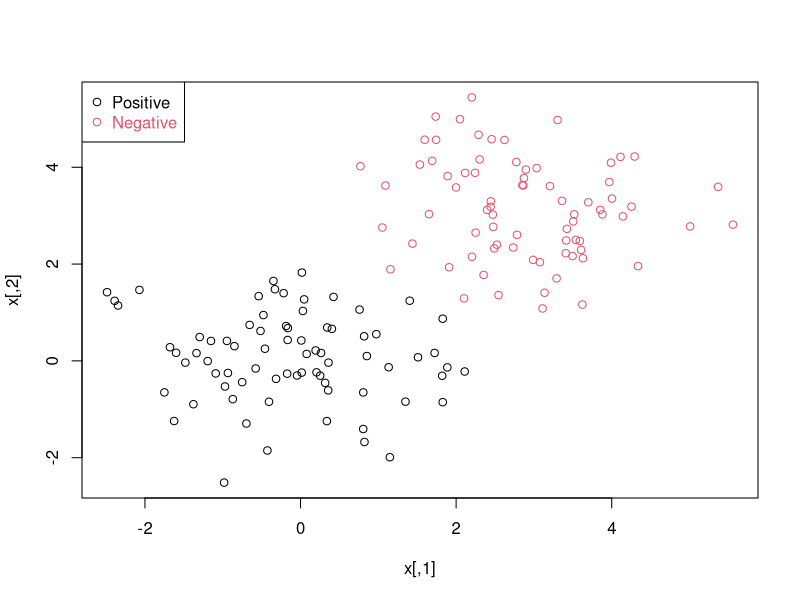
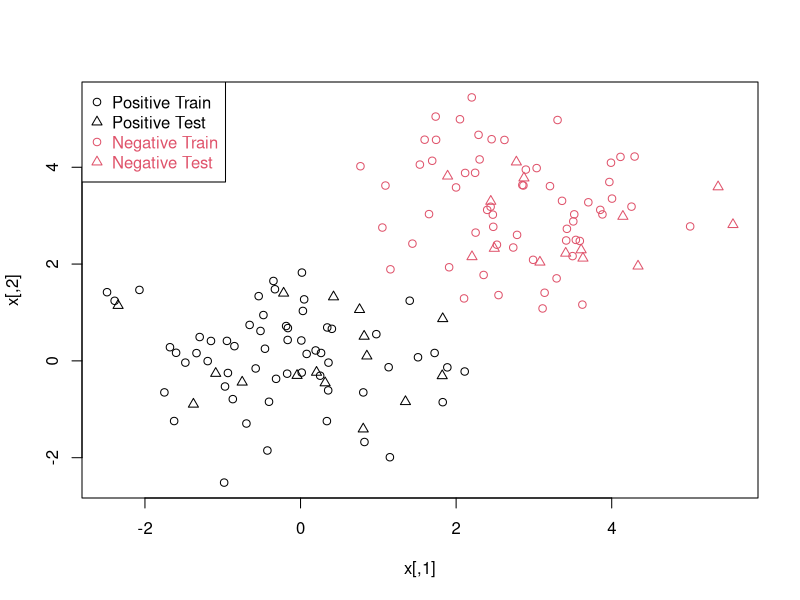

R code for these plots, in order:
n <- 150 # number of data points
p <- 2 # dimension
sigma <- 1 # variance of the distribution
meanpos <- 0 # centre of the distribution of positive examples
meanneg <- 3 # centre of the distribution of negative examples
npos <- round(n/2) # number of positive examples
nneg <- n-npos # number of negative examples
# Generate the positive and negative examples
xpos <- matrix(rnorm(npos*p,mean=meanpos,sd=sigma),npos,p)
xneg <- matrix(rnorm(nneg*p,mean=meanneg,sd=sigma),npos,p)
x <- rbind(xpos,xneg)
# Generate the labels
y <- matrix(c(rep(1,npos),rep(-1,nneg)))
# Visualize the data
plot(x,col=ifelse(y>0,1,2))
legend("topleft",c('Positive','Negative'),col=seq(2),pch=1,text.col=seq(2))
#
ntrain <- round(n*0.8) # number of training examples
tindex <- sample(n,ntrain) # indices of training samples
xtrain <- x[tindex,]
xtest <- x[-tindex,]
ytrain <- y[tindex]
ytest <- y[-tindex]
istrain=rep(0,n)
istrain[tindex]=1
# Visualize
plot(x,col=ifelse(y>0,1,2),pch=ifelse(istrain==1,1,2))
legend("topleft",c('Positive Train','Positive Test','Negative Train','Negative Test'),col=c(1,1,2,2), pch=c(1,2,1,2), text.col=c(1,1,2,2))

